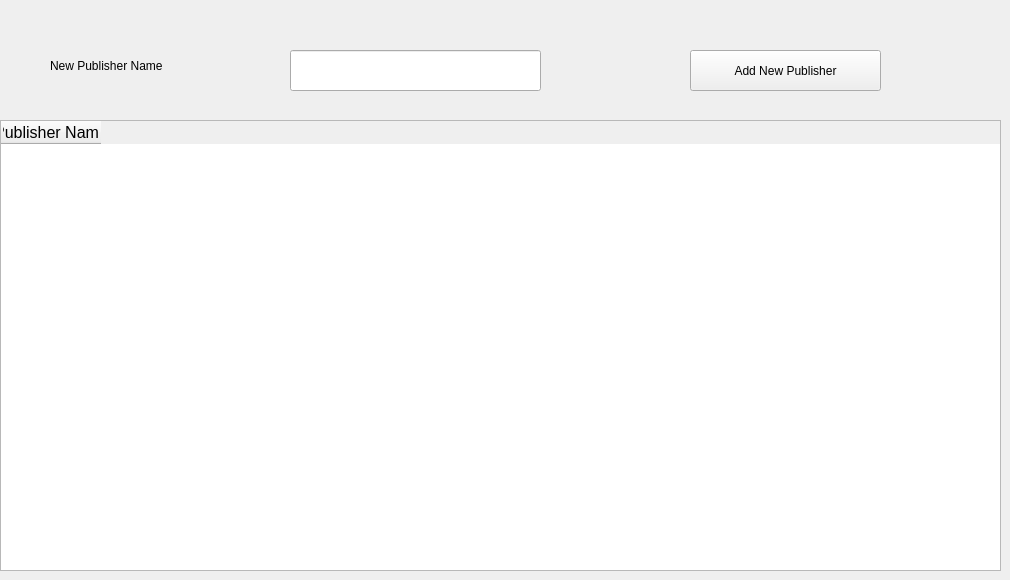
      <widget class="QWidget" name="tab_9">
       <attribute name="title">
        <string>Publisher</string>
       </attribute>
       <widget class="QTableWidget" name="tableWidget_2">
        <property name="geometry">
         <rect>
          <x>0</x>
          <y>120</y>
          <width>1001</width>
          <height>451</height>
         </rect>
        </property>
        <property name="font">
         <font>
          <pointsize>12</pointsize>
         </font>
        </property>
        <column>
         <property name="text">
          <string>Publisher Name</string>
         </property>
        </column>
       </widget>
       <widget class="QPushButton" name="pushButton_14">
        <property name="geometry">
         <rect>
          <x>690</x>
          <y>50</y>
          <width>191</width>
          <height>41</height>
         </rect>
        </property>
        <property name="text">
         <string>Add New Publisher</string>
        </property>
       </widget>
       <widget class="QLineEdit" name="lineEdit_21">
        <property name="geometry">
         <rect>
          <x>290</x>
          <y>50</y>
          <width>251</width>
          <height>41</height>
         </rect>
        </property>
       </widget>
       <widget class="QLabel" name="label_23">
        <property name="geometry">
         <rect>
          <x>50</x>
          <y>50</y>
          <width>201</width>
          <height>31</height>
         </rect>
        </property>
        <property name="text">
         <string>New Publisher Name</string>
        </property>
       </widget>
      </widget>
